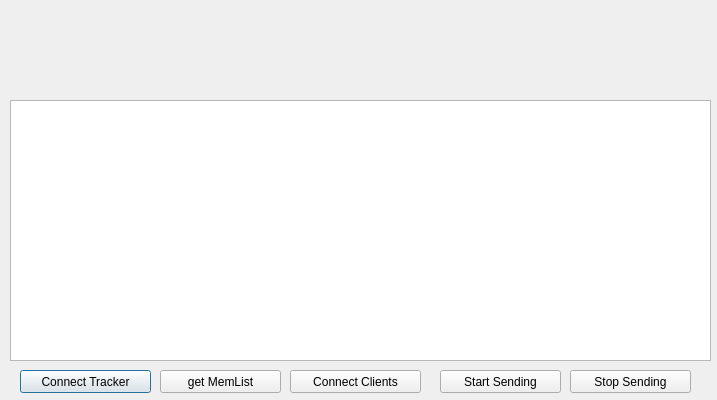
<?xml version="1.0" encoding="UTF-8"?>
<ui version="4.0">
 <class>Window</class>
 <widget class="QDialog" name="Window">
  <property name="geometry">
   <rect>
    <x>0</x>
    <y>0</y>
    <width>717</width>
    <height>400</height>
   </rect>
  </property>
  <property name="windowTitle">
   <string>Dialog</string>
  </property>
  <widget class="QPushButton" name="btnConTracker">
   <property name="geometry">
    <rect>
     <x>20</x>
     <y>370</y>
     <width>131</width>
     <height>23</height>
    </rect>
   </property>
   <property name="text">
    <string>Connect Tracker</string>
   </property>
  </widget>
  <widget class="QPushButton" name="btnGetMemList">
   <property name="geometry">
    <rect>
     <x>160</x>
     <y>370</y>
     <width>121</width>
     <height>23</height>
    </rect>
   </property>
   <property name="text">
    <string>get MemList</string>
   </property>
  </widget>
  <widget class="QPushButton" name="btnConClients">
   <property name="geometry">
    <rect>
     <x>290</x>
     <y>370</y>
     <width>131</width>
     <height>23</height>
    </rect>
   </property>
   <property name="text">
    <string>Connect Clients</string>
   </property>
  </widget>
  <widget class="QPushButton" name="btnStart">
   <property name="geometry">
    <rect>
     <x>440</x>
     <y>370</y>
     <width>121</width>
     <height>23</height>
    </rect>
   </property>
   <property name="text">
    <string>Start Sending</string>
   </property>
  </widget>
  <widget class="QTextEdit" name="chat">
   <property name="geometry">
    <rect>
     <x>10</x>
     <y>100</y>
     <width>701</width>
     <height>261</height>
    </rect>
   </property>
   <property name="readOnly">
    <bool>true</bool>
   </property>
  </widget>
  <widget class="QPushButton" name="btnStop">
   <property name="geometry">
    <rect>
     <x>570</x>
     <y>370</y>
     <width>121</width>
     <height>23</height>
    </rect>
   </property>
   <property name="text">
    <string>Stop Sending</string>
   </property>
  </widget>
  <widget class="QLabel" name="background">
   <property name="geometry">
    <rect>
     <x>0</x>
     <y>0</y>
     <width>717</width>
     <height>400</height>
    </rect>
   </property>
   <property name="styleSheet">
    <string notr="true">background: url(E:/MLDM/Computer Networks/2018-net-f/img/bgTran.png)</string>
   </property>
   <property name="text">
    <string/>
   </property>
  </widget>
  <zorder>background</zorder>
  <zorder>btnConTracker</zorder>
  <zorder>btnGetMemList</zorder>
  <zorder>btnConClients</zorder>
  <zorder>btnStart</zorder>
  <zorder>chat</zorder>
  <zorder>btnStop</zorder>
 </widget>
 <resources/>
 <connections/>
</ui>
